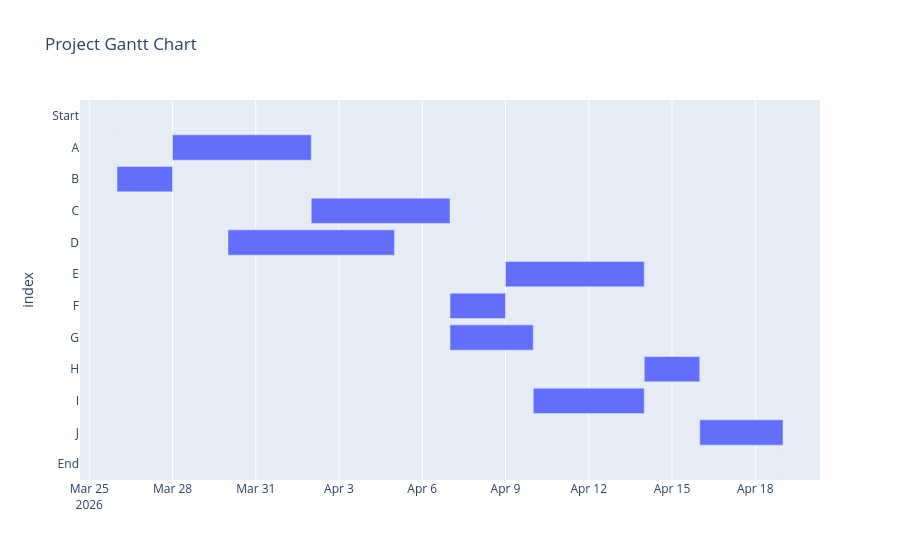

The notebook cell saved with this chart:
### Code cell
# Output the plotly GANTT chart
fig = px.timeline(SCHEDULE_DF, 
                  x_start="Start_Date", 
                  x_end="Finish_Date", 
                  y=SCHEDULE_DF.index,title='Project Gantt Chart')
fig.update_yaxes(autorange="reversed") # otherwise tasks are listed from the bottom up
fig.write_html("sched-03-RCPSP-Gantt_chart.html")
fig.show()

### Figure 1 — Plotly figure (JSON) as saved in the notebook; plotly's stock layout.template omitted (floating-point values rounded to 4 significant figures)
{"data": [{"base": ["2026-03-26T00:00:00.000000000", "2026-03-28T00:00:00.000000000", "2026-03-26T00:00:00.000000000", "2026-04-02T00:00:00.000000000", "2026-03-30T00:00:00.000000000", "2026-04-09T00:00:00.000000000", "2026-04-07T00:00:00.000000000", "2026-04-07T00:00:00.000000000", "2026-04-14T00:00:00.000000000", "2026-04-10T00:00:00.000000000", "2026-04-16T00:00:00.000000000", "2026-04-19T00:00:00.000000000"], "hovertemplate": "Start_Date=%{base}<br>Finish_Date=%{x}<br>index=%{y}<extra></extra>", "legendgroup": "", "marker": {"color": "#636efa", "pattern": {"shape": ""}}, "name": "", "orientation": "h", "showlegend": false, "textposition": "auto", "type": "bar", "x": [0, 432000000, 172800000, 432000000, 518400000, 432000000, 172800000, 259200000, 172800000, 345600000, 259200000, 0], "xaxis": "x", "y": ["Start", "A", "B", "C", "D", "E", "F", "G", "H", "I", "J", "End"], "yaxis": "y"}], "layout": {"barmode": "overlay", "legend": {"tracegroupgap": 0}, "title": {"text": "Project Gantt Chart"}, "xaxis": {"anchor": "y", "domain": [0, 1], "type": "date"}, "yaxis": {"anchor": "x", "autorange": "reversed", "domain": [0, 1], "title": {"text": "index"}}}}
